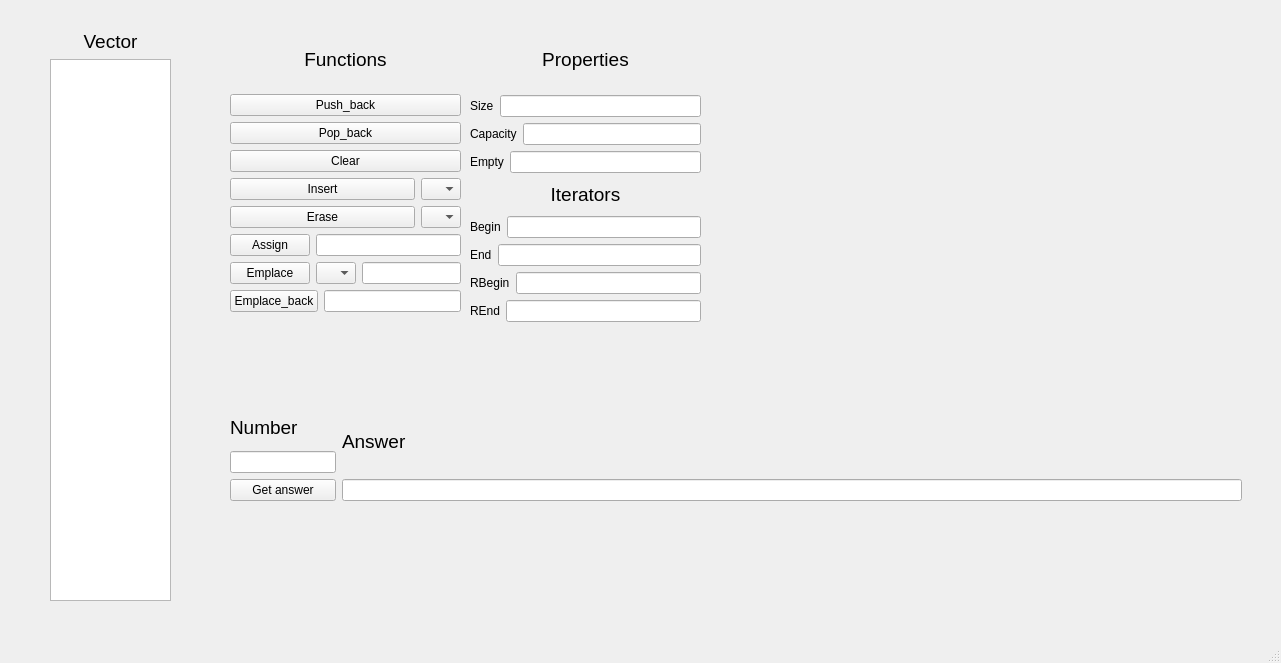
<?xml version="1.0" encoding="UTF-8"?>
<ui version="4.0">
 <class>MainWindow</class>
 <widget class="QMainWindow" name="MainWindow">
  <property name="geometry">
   <rect>
    <x>0</x>
    <y>0</y>
    <width>1281</width>
    <height>663</height>
   </rect>
  </property>
  <property name="windowTitle">
   <string>MainWindow</string>
  </property>
  <widget class="QWidget" name="centralwidget">
   <widget class="QWidget" name="layoutWidget">
    <property name="geometry">
     <rect>
      <x>50</x>
      <y>30</y>
      <width>121</width>
      <height>571</height>
     </rect>
    </property>
    <layout class="QVBoxLayout" name="verticalLayout">
     <item>
      <widget class="QLabel" name="label">
       <property name="font">
        <font>
         <pointsize>14</pointsize>
        </font>
       </property>
       <property name="text">
        <string>Vector</string>
       </property>
       <property name="alignment">
        <set>Qt::AlignCenter</set>
       </property>
      </widget>
     </item>
     <item>
      <widget class="QTableView" name="tableView"/>
     </item>
    </layout>
   </widget>
   <widget class="QWidget" name="layoutWidget">
    <property name="geometry">
     <rect>
      <x>230</x>
      <y>30</y>
      <width>231</width>
      <height>282</height>
     </rect>
    </property>
    <layout class="QVBoxLayout" name="verticalLayout_4">
     <item>
      <widget class="QLabel" name="label_3">
       <property name="font">
        <font>
         <pointsize>14</pointsize>
        </font>
       </property>
       <property name="text">
        <string>Functions</string>
       </property>
       <property name="alignment">
        <set>Qt::AlignCenter</set>
       </property>
      </widget>
     </item>
     <item>
      <layout class="QVBoxLayout" name="verticalLayout_3">
       <item>
        <widget class="QPushButton" name="pushBack">
         <property name="text">
          <string>Push_back</string>
         </property>
        </widget>
       </item>
       <item>
        <widget class="QPushButton" name="popBack">
         <property name="text">
          <string>Pop_back</string>
         </property>
        </widget>
       </item>
       <item>
        <widget class="QPushButton" name="clear">
         <property name="text">
          <string>Clear</string>
         </property>
        </widget>
       </item>
       <item>
        <layout class="QHBoxLayout" name="horizontalLayout_9">
         <item>
          <widget class="QPushButton" name="insert">
           <property name="text">
            <string>Insert</string>
           </property>
          </widget>
         </item>
         <item>
          <widget class="QComboBox" name="inserBox">
           <property name="maximumSize">
            <size>
             <width>40</width>
             <height>16777215</height>
            </size>
           </property>
          </widget>
         </item>
        </layout>
       </item>
       <item>
        <layout class="QHBoxLayout" name="horizontalLayout_16">
         <item>
          <widget class="QPushButton" name="erase">
           <property name="text">
            <string>Erase</string>
           </property>
          </widget>
         </item>
         <item>
          <widget class="QComboBox" name="eraseBox">
           <property name="maximumSize">
            <size>
             <width>40</width>
             <height>16777215</height>
            </size>
           </property>
          </widget>
         </item>
        </layout>
       </item>
       <item>
        <layout class="QHBoxLayout" name="horizontalLayout_10">
         <item>
          <layout class="QHBoxLayout" name="horizontalLayout_15">
           <item>
            <widget class="QPushButton" name="assign">
             <property name="text">
              <string>Assign</string>
             </property>
            </widget>
           </item>
           <item>
            <widget class="QLineEdit" name="assginLine">
             <property name="inputMask">
              <string/>
             </property>
            </widget>
           </item>
          </layout>
         </item>
        </layout>
       </item>
       <item>
        <layout class="QHBoxLayout" name="horizontalLayout_11">
         <item>
          <widget class="QPushButton" name="emplace">
           <property name="text">
            <string>Emplace</string>
           </property>
          </widget>
         </item>
         <item>
          <widget class="QComboBox" name="emplaceBox">
           <property name="maximumSize">
            <size>
             <width>40</width>
             <height>16777215</height>
            </size>
           </property>
          </widget>
         </item>
         <item>
          <widget class="QLineEdit" name="emplaceLine"/>
         </item>
        </layout>
       </item>
       <item>
        <layout class="QHBoxLayout" name="horizontalLayout_12">
         <item>
          <widget class="QPushButton" name="emplaceBack">
           <property name="text">
            <string>Emplace_back</string>
           </property>
          </widget>
         </item>
         <item>
          <widget class="QLineEdit" name="emplaceBackLine"/>
         </item>
        </layout>
       </item>
      </layout>
     </item>
    </layout>
   </widget>
   <widget class="QWidget" name="layoutWidget">
    <property name="geometry">
     <rect>
      <x>470</x>
      <y>30</y>
      <width>231</width>
      <height>292</height>
     </rect>
    </property>
    <layout class="QVBoxLayout" name="verticalLayout_8">
     <item>
      <layout class="QVBoxLayout" name="verticalLayout_7">
       <item>
        <widget class="QLabel" name="label_5">
         <property name="font">
          <font>
           <pointsize>14</pointsize>
          </font>
         </property>
         <property name="text">
          <string>Properties</string>
         </property>
         <property name="alignment">
          <set>Qt::AlignCenter</set>
         </property>
        </widget>
       </item>
       <item>
        <layout class="QVBoxLayout" name="verticalLayout_6">
         <item>
          <layout class="QHBoxLayout" name="horizontalLayout_7">
           <item>
            <widget class="QLabel" name="size">
             <property name="text">
              <string>Size</string>
             </property>
            </widget>
           </item>
           <item>
            <widget class="QLineEdit" name="sizeLine"/>
           </item>
          </layout>
         </item>
         <item>
          <layout class="QHBoxLayout" name="horizontalLayout_8">
           <item>
            <widget class="QLabel" name="capacity">
             <property name="text">
              <string>Capacity</string>
             </property>
            </widget>
           </item>
           <item>
            <widget class="QLineEdit" name="capacityLine"/>
           </item>
          </layout>
         </item>
         <item>
          <layout class="QHBoxLayout" name="horizontalLayout_14">
           <item>
            <widget class="QLabel" name="empty">
             <property name="text">
              <string>Empty</string>
             </property>
            </widget>
           </item>
           <item>
            <widget class="QLineEdit" name="emptyLine">
             <property name="readOnly">
              <bool>true</bool>
             </property>
            </widget>
           </item>
          </layout>
         </item>
        </layout>
       </item>
      </layout>
     </item>
     <item>
      <layout class="QVBoxLayout" name="verticalLayout_5">
       <item>
        <widget class="QLabel" name="label_4">
         <property name="font">
          <font>
           <pointsize>14</pointsize>
          </font>
         </property>
         <property name="text">
          <string>Iterators</string>
         </property>
         <property name="alignment">
          <set>Qt::AlignCenter</set>
         </property>
        </widget>
       </item>
       <item>
        <layout class="QVBoxLayout" name="verticalLayout_2">
         <item>
          <layout class="QHBoxLayout" name="horizontalLayout">
           <item>
            <widget class="QLabel" name="begin">
             <property name="text">
              <string>Begin</string>
             </property>
            </widget>
           </item>
           <item>
            <widget class="QLineEdit" name="beginLine">
             <property name="readOnly">
              <bool>true</bool>
             </property>
            </widget>
           </item>
          </layout>
         </item>
         <item>
          <layout class="QHBoxLayout" name="horizontalLayout_2">
           <item>
            <widget class="QLabel" name="end">
             <property name="text">
              <string>End</string>
             </property>
            </widget>
           </item>
           <item>
            <widget class="QLineEdit" name="endLine">
             <property name="readOnly">
              <bool>true</bool>
             </property>
            </widget>
           </item>
          </layout>
         </item>
         <item>
          <layout class="QHBoxLayout" name="horizontalLayout_6">
           <item>
            <widget class="QLabel" name="rBegin">
             <property name="text">
              <string>RBegin</string>
             </property>
            </widget>
           </item>
           <item>
            <widget class="QLineEdit" name="rBeginLine">
             <property name="readOnly">
              <bool>true</bool>
             </property>
            </widget>
           </item>
          </layout>
         </item>
         <item>
          <layout class="QHBoxLayout" name="horizontalLayout_4">
           <item>
            <widget class="QLabel" name="rEnd">
             <property name="text">
              <string>REnd</string>
             </property>
            </widget>
           </item>
           <item>
            <widget class="QLineEdit" name="rEndLine">
             <property name="readOnly">
              <bool>true</bool>
             </property>
            </widget>
           </item>
          </layout>
         </item>
        </layout>
       </item>
      </layout>
     </item>
    </layout>
   </widget>
   <widget class="QWidget" name="layoutWidget">
    <property name="geometry">
     <rect>
      <x>230</x>
      <y>410</y>
      <width>1012</width>
      <height>91</height>
     </rect>
    </property>
    <layout class="QHBoxLayout" name="horizontalLayout_3">
     <item>
      <layout class="QVBoxLayout" name="verticalLayout_9">
       <item>
        <widget class="QLabel" name="number">
         <property name="font">
          <font>
           <pointsize>14</pointsize>
          </font>
         </property>
         <property name="text">
          <string>Number</string>
         </property>
        </widget>
       </item>
       <item>
        <widget class="QLineEdit" name="numberLine">
         <property name="text">
          <string/>
         </property>
        </widget>
       </item>
       <item>
        <widget class="QPushButton" name="getAnswer">
         <property name="minimumSize">
          <size>
           <width>100</width>
           <height>0</height>
          </size>
         </property>
         <property name="text">
          <string>Get answer</string>
         </property>
        </widget>
       </item>
      </layout>
     </item>
     <item>
      <layout class="QVBoxLayout" name="verticalLayout_10">
       <item>
        <widget class="QLabel" name="answer">
         <property name="font">
          <font>
           <pointsize>14</pointsize>
          </font>
         </property>
         <property name="text">
          <string>Answer</string>
         </property>
        </widget>
       </item>
       <item>
        <widget class="QLineEdit" name="answerLine">
         <property name="minimumSize">
          <size>
           <width>900</width>
           <height>0</height>
          </size>
         </property>
         <property name="text">
          <string/>
         </property>
        </widget>
       </item>
      </layout>
     </item>
    </layout>
   </widget>
  </widget>
  <widget class="QMenuBar" name="menubar">
   <property name="geometry">
    <rect>
     <x>0</x>
     <y>0</y>
     <width>1281</width>
     <height>17</height>
    </rect>
   </property>
  </widget>
  <widget class="QStatusBar" name="statusbar"/>
 </widget>
 <resources/>
 <connections/>
</ui>
